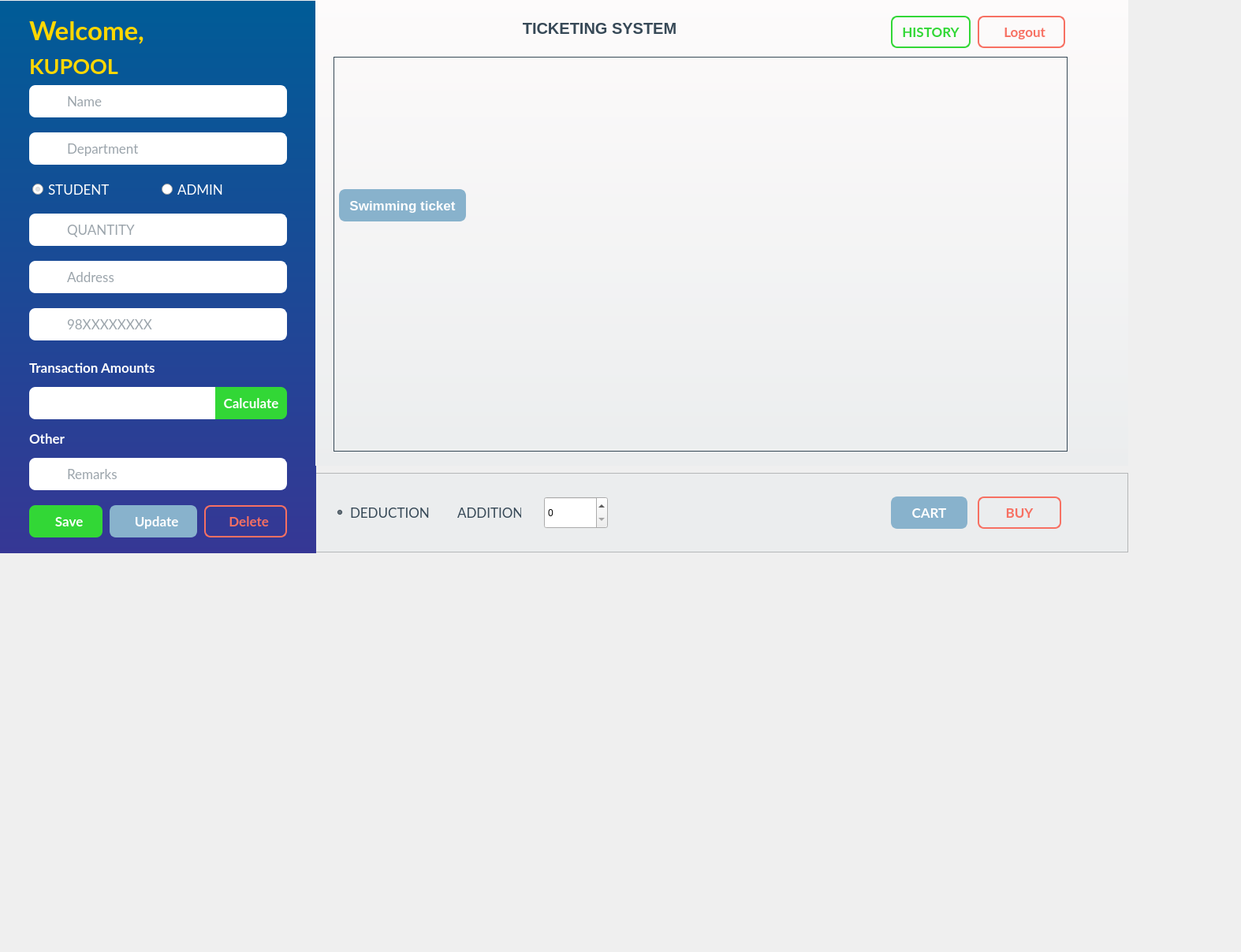
<?xml version="1.0" encoding="UTF-8"?>
<ui version="4.0">
 <class>homepage</class>
 <widget class="QDialog" name="homepage">
  <property name="geometry">
   <rect>
    <x>0</x>
    <y>0</y>
    <width>1574</width>
    <height>1208</height>
   </rect>
  </property>
  <property name="windowTitle">
   <string>Dialog</string>
  </property>
  <widget class="QFrame" name="frame_3">
   <property name="geometry">
    <rect>
     <x>400</x>
     <y>600</y>
     <width>1031</width>
     <height>101</height>
    </rect>
   </property>
   <property name="styleSheet">
    <string notr="true">#frame_3 {
	background-color: #ebedee;
}

#buyer_or_seller_drop_menu, #sort_by_drop_menu, #filter_by_drop_menu, #order_by_drop_menu, #filter_condn_drop_menu{
	border-radius: 8px;
	background-color: #fff;
	font-size: 17px;
	color: #374957;
}

/*#sort_by_drop_menu:hover, #filter_by_drop_menu:hover, #order_by_drop_menu:hover, #filter_condn_drop_menu:hover{
	border-radius: 5px;
	background-color: #E3E8F0;
}*/

#no_sort_filter_btn, #apply_filter_btn, #apply_sort_btn{
	background-color: transparent;
	color: #374957;
	font-size: 17px;
}

#view_button, #export_csv_btn{
	border-radius: 8px;
	font-weight: bold;
	font-size: 17px;
	color: #fff;
	padding: 8px;
	background-color: #32D736;
}

#view_button:hover, #export_csv_btn:hover {
	background-color: #34E038;
	background:transparent;

}

QScrollBar::handle:vertical {
        background: qlineargradient(x1:0, y1:0, x2:1, y2:0,
        stop: 0 rgb(32, 47, 130), stop: 0.5 rgb(32, 47, 130), stop:1 rgb(32, 47, 130));
        min-height: 0px;
}

QScrollBar::add-line:vertical {
       background: qlineargradient(x1:0, y1:0, x2:1, y2:0, stop: 0 rgb(32, 47, 130), stop: 0.5 rgb(32, 47, 130),  stop:1 rgb(32, 47, 130));
        height: 0px;
        subcontrol-position: bottom;
       subcontrol-origin: margin;
    }

QScrollBar::sub-line:vertical {
       background: qlineargradient(x1:0, y1:0, x2:1, y2:0, stop: 0  rgb(32, 47, 130), stop: 0.5 rgb(32, 47, 130),  stop:1 rgb(32, 47, 130));
        height: 0px;
        subcontrol-position: top;
        subcontrol-origin: margin;
    }</string>
   </property>
   <property name="frameShape">
    <enum>QFrame::StyledPanel</enum>
   </property>
   <property name="frameShadow">
    <enum>QFrame::Raised</enum>
   </property>
   <widget class="QRadioButton" name="no_sort_filter_btn">
    <property name="geometry">
     <rect>
      <x>24</x>
      <y>30</y>
      <width>121</width>
      <height>41</height>
     </rect>
    </property>
    <property name="font">
     <font>
      <family>Lato</family>
      <pointsize>-1</pointsize>
     </font>
    </property>
    <property name="toolTip">
     <string>Select me to view/export without applying any condition.</string>
    </property>
    <property name="styleSheet">
     <string notr="true"/>
    </property>
    <property name="text">
     <string>DEDUCTION</string>
    </property>
    <property name="checked">
     <bool>true</bool>
    </property>
   </widget>
   <widget class="QPushButton" name="export_csv_btn">
    <property name="geometry">
     <rect>
      <x>840</x>
      <y>30</y>
      <width>106</width>
      <height>41</height>
     </rect>
    </property>
    <property name="font">
     <font>
      <family>Lato</family>
      <pointsize>-1</pointsize>
      <bold>true</bold>
     </font>
    </property>
    <property name="cursor">
     <cursorShape>PointingHandCursor</cursorShape>
    </property>
    <property name="toolTip">
     <string>Exports records as a CSV file to the desktop.</string>
    </property>
    <property name="styleSheet">
     <string notr="true">#export_csv_btn{
	border: 2px solid #f77062;
	border-radius: 8px;
	background-color: transparent;
	color: #f77062;
}

#export_csv_btn:hover{
	background-color: #f77062;
	color: white;
}</string>
    </property>
    <property name="text">
     <string>BUY</string>
    </property>
    <property name="shortcut">
     <string>Ctrl+E</string>
    </property>
   </widget>
   <widget class="QRadioButton" name="apply_sort_btn">
    <property name="geometry">
     <rect>
      <x>160</x>
      <y>30</y>
      <width>101</width>
      <height>41</height>
     </rect>
    </property>
    <property name="font">
     <font>
      <family>Lato</family>
      <pointsize>-1</pointsize>
     </font>
    </property>
    <property name="toolTip">
     <string>Select me to view/export with sorted records.</string>
    </property>
    <property name="styleSheet">
     <string notr="true"/>
    </property>
    <property name="text">
     <string>ADDITION</string>
    </property>
   </widget>
   <widget class="QPushButton" name="view_button">
    <property name="geometry">
     <rect>
      <x>730</x>
      <y>30</y>
      <width>97</width>
      <height>41</height>
     </rect>
    </property>
    <property name="font">
     <font>
      <family>Lato</family>
      <pointsize>-1</pointsize>
      <bold>true</bold>
     </font>
    </property>
    <property name="cursor">
     <cursorShape>PointingHandCursor</cursorShape>
    </property>
    <property name="toolTip">
     <string>Displays transaction records.</string>
    </property>
    <property name="styleSheet">
     <string notr="true">
#view_button{
	border: 2px solid  #88B2CC;
	border-radius: 8px;
	background-color: #88B2CC;
	font-weight: bold;
	font-size: 17px;
	color: #fff;
	padding: 8px;
}

#view_button:hover{
	background-color: #96c4e0;
	border-color: #96c4e0;
}</string>
    </property>
    <property name="text">
     <string>CART</string>
    </property>
    <property name="shortcut">
     <string>Ctrl+V</string>
    </property>
   </widget>
   <widget class="QSpinBox" name="spinBox">
    <property name="geometry">
     <rect>
      <x>290</x>
      <y>30</y>
      <width>81</width>
      <height>41</height>
     </rect>
    </property>
   </widget>
  </widget>
  <widget class="QFrame" name="frame">
   <property name="geometry">
    <rect>
     <x>0</x>
     <y>1</y>
     <width>401</width>
     <height>701</height>
    </rect>
   </property>
   <property name="styleSheet">
    <string notr="true">#frame{
	background: qlineargradient(spread:pad, x1:0, y1:0, x2:0, y2:1, stop:0 rgb(0, 92, 151), stop:1 rgb(54, 55, 149));
	border-radius: 0;
}

#transaction_ID, #date_input, #name_input, #address_input, #phone_input, #amount1_input, #amount2_input, #amount3_input, #remarks_input{
	border-radius: 0;
	border-top-right-radius: 8px;
	border-bottom-right-radius: 8px;
	border: 1px solid #fff;
	padding:5px;
	background-color: #fff;
	font-size: 17px;
	color: #374957;
}

#transaction_ID:focus, #date_input:focus, #name_input:focus, #address_input:focus, #phone_input:focus, #amount1_input:focus, #amount2_input:focus, #amount3_input:focus, #remarks_input:focus{
	background-color: #E3E8F0;
}

#select_buyer_btn, #select_seller_btn{
	color: #fff;
	font-size: 17px;
}

#save_button, #calculate_net_amount_btn{
	border-radius: 8px;
	font-weight: bold;
	background-color: #32D736;
	font-size: 17px;
	color: #fff;
	padding: 8px;
}

#calculate_net_amount_btn{
	border-top-left-radius: none;
	border-bottom-left-radius: none;
}

#save_button:hover, #calculate_net_amount_btn:hover {
	background-color: #34E038;
}

#update_button{
	border: 2px solid  #88B2CC;
	border-radius: 8px;
	background-color: #88B2CC;
	font-weight: bold;
	font-size: 17px;
	color: #fff;
	padding: 8px;
}

#update_button:hover{
	background-color: #96c4e0;
	border-color: #96c4e0;
}

#delete_button{
	border: 2px solid #f77062;
	border-radius: 8px;
	background-color: transparent;
	font-weight: bold;
	font-size: 17px;
	color: #f77062;
	padding: 8px;
}

#delete_button:hover{
	background-color: #f77062;
	color: #fff;
}</string>
   </property>
   <property name="frameShape">
    <enum>QFrame::StyledPanel</enum>
   </property>
   <property name="frameShadow">
    <enum>QFrame::Raised</enum>
   </property>
   <widget class="QLabel" name="phone_icon">
    <property name="geometry">
     <rect>
      <x>37</x>
      <y>390</y>
      <width>41</width>
      <height>41</height>
     </rect>
    </property>
    <property name="font">
     <font>
      <family>Lato</family>
     </font>
    </property>
    <property name="styleSheet">
     <string notr="true">background-color: #fff;
border-top-left-radius: 8px;
border-bottom-left-radius: 8px;
qproperty-alignment: AlignCenter;</string>
    </property>
    <property name="text">
     <string/>
    </property>
   </widget>
   <widget class="QLabel" name="remarks_icon">
    <property name="geometry">
     <rect>
      <x>37</x>
      <y>580</y>
      <width>41</width>
      <height>41</height>
     </rect>
    </property>
    <property name="font">
     <font>
      <family>Lato</family>
     </font>
    </property>
    <property name="styleSheet">
     <string notr="true">background-color: #fff;
border-top-left-radius: 8px;
border-bottom-left-radius: 8px;
qproperty-alignment: AlignCenter;</string>
    </property>
    <property name="text">
     <string/>
    </property>
   </widget>
   <widget class="QPushButton" name="save_button">
    <property name="geometry">
     <rect>
      <x>37</x>
      <y>640</y>
      <width>93</width>
      <height>41</height>
     </rect>
    </property>
    <property name="font">
     <font>
      <family>Lato</family>
      <pointsize>-1</pointsize>
      <bold>true</bold>
     </font>
    </property>
    <property name="cursor">
     <cursorShape>PointingHandCursor</cursorShape>
    </property>
    <property name="toolTip">
     <string>Click here to save the record.</string>
    </property>
    <property name="styleSheet">
     <string notr="true"/>
    </property>
    <property name="text">
     <string>  Save</string>
    </property>
    <property name="shortcut">
     <string>Ctrl+S</string>
    </property>
   </widget>
   <widget class="QLabel" name="net_amount_icon">
    <property name="geometry">
     <rect>
      <x>37</x>
      <y>490</y>
      <width>41</width>
      <height>41</height>
     </rect>
    </property>
    <property name="font">
     <font>
      <family>Lato</family>
     </font>
    </property>
    <property name="styleSheet">
     <string notr="true">background-color: #fff;
border-top-left-radius: 8px;
border-bottom-left-radius: 8px;
qproperty-alignment: AlignCenter;</string>
    </property>
    <property name="text">
     <string/>
    </property>
   </widget>
   <widget class="QLabel" name="quantity_icon">
    <property name="geometry">
     <rect>
      <x>37</x>
      <y>270</y>
      <width>41</width>
      <height>41</height>
     </rect>
    </property>
    <property name="font">
     <font>
      <family>Lato</family>
     </font>
    </property>
    <property name="styleSheet">
     <string notr="true">background-color: #fff;
border-top-left-radius: 8px;
border-bottom-left-radius: 8px;
qproperty-alignment: AlignCenter;</string>
    </property>
    <property name="text">
     <string/>
    </property>
   </widget>
   <widget class="QLineEdit" name="amount3_input">
    <property name="geometry">
     <rect>
      <x>78</x>
      <y>490</y>
      <width>196</width>
      <height>41</height>
     </rect>
    </property>
    <property name="font">
     <font>
      <family>Lato</family>
      <pointsize>-1</pointsize>
     </font>
    </property>
    <property name="toolTip">
     <string/>
    </property>
    <property name="styleSheet">
     <string notr="true">border-radius: 0;

</string>
    </property>
    <property name="placeholderText">
     <string/>
    </property>
   </widget>
   <widget class="QLineEdit" name="remarks_input">
    <property name="geometry">
     <rect>
      <x>77</x>
      <y>580</y>
      <width>287</width>
      <height>41</height>
     </rect>
    </property>
    <property name="font">
     <font>
      <family>Lato</family>
      <pointsize>-1</pointsize>
     </font>
    </property>
    <property name="toolTip">
     <string>Enter remarks.</string>
    </property>
    <property name="styleSheet">
     <string notr="true"/>
    </property>
    <property name="text">
     <string/>
    </property>
    <property name="placeholderText">
     <string>Remarks</string>
    </property>
   </widget>
   <widget class="QLabel" name="transaction_amounts">
    <property name="geometry">
     <rect>
      <x>37</x>
      <y>450</y>
      <width>191</width>
      <height>31</height>
     </rect>
    </property>
    <property name="font">
     <font>
      <family>Lato</family>
      <pointsize>-1</pointsize>
      <bold>true</bold>
     </font>
    </property>
    <property name="styleSheet">
     <string notr="true">font-size: 17px;
font-weight: bold;
color: #fff;
background-color: transparent;</string>
    </property>
    <property name="text">
     <string>Transaction Amounts</string>
    </property>
   </widget>
   <widget class="QLabel" name="username_display">
    <property name="geometry">
     <rect>
      <x>177</x>
      <y>17</y>
      <width>211</width>
      <height>41</height>
     </rect>
    </property>
    <property name="font">
     <font>
      <family>Lato</family>
      <pointsize>-1</pointsize>
      <bold>true</bold>
     </font>
    </property>
    <property name="styleSheet">
     <string notr="true">font-size: 30px;
font-weight: bold;
padding: 5px 5px 5px 0;
color: #fff;
background-color: transparent;</string>
    </property>
    <property name="text">
     <string/>
    </property>
   </widget>
   <widget class="QLineEdit" name="transaction_ID">
    <property name="geometry">
     <rect>
      <x>77</x>
      <y>107</y>
      <width>287</width>
      <height>41</height>
     </rect>
    </property>
    <property name="font">
     <font>
      <family>Lato</family>
      <pointsize>-1</pointsize>
     </font>
    </property>
    <property name="toolTip">
     <string>Transaction ID must be a positive integer.</string>
    </property>
    <property name="styleSheet">
     <string notr="true"/>
    </property>
    <property name="text">
     <string/>
    </property>
    <property name="placeholderText">
     <string>Name</string>
    </property>
   </widget>
   <widget class="QLabel" name="name_icon_2">
    <property name="geometry">
     <rect>
      <x>37</x>
      <y>107</y>
      <width>41</width>
      <height>41</height>
     </rect>
    </property>
    <property name="font">
     <font>
      <family>Lato</family>
     </font>
    </property>
    <property name="styleSheet">
     <string notr="true">background-color: #fff;
border-top-left-radius: 8px;
border-bottom-left-radius: 8px;
qproperty-alignment: AlignCenter;</string>
    </property>
    <property name="text">
     <string/>
    </property>
   </widget>
   <widget class="QLineEdit" name="phone_input">
    <property name="geometry">
     <rect>
      <x>77</x>
      <y>390</y>
      <width>287</width>
      <height>41</height>
     </rect>
    </property>
    <property name="font">
     <font>
      <family>Lato</family>
      <pointsize>-1</pointsize>
     </font>
    </property>
    <property name="toolTip">
     <string>Phone number of buyer/seller.</string>
    </property>
    <property name="styleSheet">
     <string notr="true"/>
    </property>
    <property name="placeholderText">
     <string>98XXXXXXXX</string>
    </property>
   </widget>
   <widget class="QLineEdit" name="date_input">
    <property name="geometry">
     <rect>
      <x>77</x>
      <y>167</y>
      <width>287</width>
      <height>41</height>
     </rect>
    </property>
    <property name="font">
     <font>
      <family>Lato</family>
      <pointsize>-1</pointsize>
     </font>
    </property>
    <property name="toolTip">
     <string>Date of transaction.</string>
    </property>
    <property name="styleSheet">
     <string notr="true"/>
    </property>
    <property name="text">
     <string/>
    </property>
    <property name="placeholderText">
     <string>Department</string>
    </property>
   </widget>
   <widget class="QPushButton" name="calculate_net_amount_btn">
    <property name="geometry">
     <rect>
      <x>273</x>
      <y>490</y>
      <width>91</width>
      <height>41</height>
     </rect>
    </property>
    <property name="font">
     <font>
      <family>Lato</family>
      <pointsize>-1</pointsize>
      <bold>true</bold>
     </font>
    </property>
    <property name="cursor">
     <cursorShape>PointingHandCursor</cursorShape>
    </property>
    <property name="toolTip">
     <string>Click here to calculate net amount.</string>
    </property>
    <property name="styleSheet">
     <string notr="true"/>
    </property>
    <property name="text">
     <string>Calculate</string>
    </property>
   </widget>
   <widget class="QPushButton" name="delete_button">
    <property name="geometry">
     <rect>
      <x>259</x>
      <y>640</y>
      <width>105</width>
      <height>41</height>
     </rect>
    </property>
    <property name="font">
     <font>
      <family>Lato</family>
      <pointsize>-1</pointsize>
      <bold>true</bold>
     </font>
    </property>
    <property name="cursor">
     <cursorShape>PointingHandCursor</cursorShape>
    </property>
    <property name="toolTip">
     <string>Click here to delete the record.</string>
    </property>
    <property name="styleSheet">
     <string notr="true"/>
    </property>
    <property name="text">
     <string>  Delete</string>
    </property>
    <property name="shortcut">
     <string>Ctrl+D</string>
    </property>
   </widget>
   <widget class="QLabel" name="address_icon">
    <property name="geometry">
     <rect>
      <x>37</x>
      <y>330</y>
      <width>41</width>
      <height>41</height>
     </rect>
    </property>
    <property name="font">
     <font>
      <family>Lato</family>
     </font>
    </property>
    <property name="styleSheet">
     <string notr="true">background-color: #fff;
border-top-left-radius: 8px;
border-bottom-left-radius: 8px;
qproperty-alignment: AlignCenter;</string>
    </property>
    <property name="text">
     <string/>
    </property>
   </widget>
   <widget class="QLabel" name="general_info">
    <property name="geometry">
     <rect>
      <x>37</x>
      <y>67</y>
      <width>191</width>
      <height>31</height>
     </rect>
    </property>
    <property name="font">
     <font>
      <family>Lato</family>
      <pointsize>-1</pointsize>
      <bold>true</bold>
     </font>
    </property>
    <property name="styleSheet">
     <string notr="true">font-size: 27px;
font-weight: bold;
color: GOLD;
background-color: transparent;</string>
    </property>
    <property name="text">
     <string>KUPOOL</string>
    </property>
   </widget>
   <widget class="QLineEdit" name="address_input">
    <property name="geometry">
     <rect>
      <x>77</x>
      <y>330</y>
      <width>287</width>
      <height>41</height>
     </rect>
    </property>
    <property name="font">
     <font>
      <family>Lato</family>
      <pointsize>-1</pointsize>
     </font>
    </property>
    <property name="toolTip">
     <string>Address of buyer/seller.</string>
    </property>
    <property name="styleSheet">
     <string notr="true"/>
    </property>
    <property name="placeholderText">
     <string>Address</string>
    </property>
   </widget>
   <widget class="QLineEdit" name="name_input">
    <property name="geometry">
     <rect>
      <x>77</x>
      <y>270</y>
      <width>287</width>
      <height>41</height>
     </rect>
    </property>
    <property name="font">
     <font>
      <family>Lato</family>
      <pointsize>-1</pointsize>
     </font>
    </property>
    <property name="toolTip">
     <string>Name of buyer/seller.</string>
    </property>
    <property name="styleSheet">
     <string notr="true"/>
    </property>
    <property name="text">
     <string/>
    </property>
    <property name="placeholderText">
     <string>QUANTITY</string>
    </property>
   </widget>
   <widget class="QLabel" name="other">
    <property name="geometry">
     <rect>
      <x>37</x>
      <y>540</y>
      <width>191</width>
      <height>31</height>
     </rect>
    </property>
    <property name="font">
     <font>
      <family>Lato</family>
      <pointsize>-1</pointsize>
      <bold>true</bold>
     </font>
    </property>
    <property name="styleSheet">
     <string notr="true">font-size: 17px;
font-weight: bold;
color: #fff;
background-color: transparent;</string>
    </property>
    <property name="text">
     <string>Other</string>
    </property>
   </widget>
   <widget class="QLabel" name="department_icon">
    <property name="geometry">
     <rect>
      <x>37</x>
      <y>167</y>
      <width>41</width>
      <height>41</height>
     </rect>
    </property>
    <property name="font">
     <font>
      <family>Lato</family>
     </font>
    </property>
    <property name="styleSheet">
     <string notr="true">background-color: #fff;
border-top-left-radius: 8px;
border-bottom-left-radius: 8px;
qproperty-alignment: AlignCenter;</string>
    </property>
    <property name="text">
     <string/>
    </property>
   </widget>
   <widget class="QLabel" name="welcome_message">
    <property name="geometry">
     <rect>
      <x>37</x>
      <y>17</y>
      <width>151</width>
      <height>41</height>
     </rect>
    </property>
    <property name="font">
     <font>
      <family>Lato</family>
      <pointsize>-1</pointsize>
      <bold>true</bold>
     </font>
    </property>
    <property name="styleSheet">
     <string notr="true">font-size: 33px;
font-weight: BOLD;
color: GOLD;

background-color: transparent;</string>
    </property>
    <property name="text">
     <string>Welcome,</string>
    </property>
   </widget>
   <widget class="QPushButton" name="update_button">
    <property name="geometry">
     <rect>
      <x>139</x>
      <y>640</y>
      <width>111</width>
      <height>41</height>
     </rect>
    </property>
    <property name="font">
     <font>
      <family>Lato</family>
      <pointsize>-1</pointsize>
      <bold>true</bold>
     </font>
    </property>
    <property name="cursor">
     <cursorShape>PointingHandCursor</cursorShape>
    </property>
    <property name="toolTip">
     <string>Click here to update the record.</string>
    </property>
    <property name="styleSheet">
     <string notr="true"/>
    </property>
    <property name="text">
     <string>  Update</string>
    </property>
    <property name="shortcut">
     <string>Ctrl+U</string>
    </property>
   </widget>
   <widget class="QWidget" name="layoutWidget">
    <property name="geometry">
     <rect>
      <x>41</x>
      <y>225</y>
      <width>321</width>
      <height>29</height>
     </rect>
    </property>
    <layout class="QHBoxLayout" name="buyer_or_seller_group">
     <item>
      <widget class="QRadioButton" name="select_buyer_btn">
       <property name="font">
        <font>
         <family>Lato</family>
         <pointsize>-1</pointsize>
        </font>
       </property>
       <property name="toolTip">
        <string>Select me if you are dealing with a buyer.</string>
       </property>
       <property name="styleSheet">
        <string notr="true"/>
       </property>
       <property name="text">
        <string>STUDENT</string>
       </property>
       <property name="checked">
        <bool>true</bool>
       </property>
      </widget>
     </item>
     <item>
      <widget class="QRadioButton" name="select_seller_btn">
       <property name="font">
        <font>
         <family>Lato</family>
         <pointsize>-1</pointsize>
        </font>
       </property>
       <property name="toolTip">
        <string>Select me if you are dealing with a seller.</string>
       </property>
       <property name="styleSheet">
        <string notr="true"/>
       </property>
       <property name="text">
        <string>ADMIN</string>
       </property>
       <property name="checked">
        <bool>false</bool>
       </property>
      </widget>
     </item>
    </layout>
   </widget>
   <widget class="QLabel" name="pool">
    <property name="geometry">
     <rect>
      <x>200</x>
      <y>10</y>
      <width>90</width>
      <height>90</height>
     </rect>
    </property>
    <property name="text">
     <string/>
    </property>
   </widget>
   <widget class="QLabel" name="log_main">
    <property name="geometry">
     <rect>
      <x>300</x>
      <y>10</y>
      <width>90</width>
      <height>90</height>
     </rect>
    </property>
    <property name="text">
     <string/>
    </property>
   </widget>
  </widget>
  <widget class="QFrame" name="frame_2">
   <property name="geometry">
    <rect>
     <x>400</x>
     <y>0</y>
     <width>1031</width>
     <height>591</height>
    </rect>
   </property>
   <property name="styleSheet">
    <string notr="true">#frame_2{
	background-color: #E8EEF1;
	border-radius: 0;
	background: qlineargradient(spread:pad, x1:0, y1:0, x2:0, y2:1, stop:0#fdfbfb, stop:1 #ebedee);
}

#transaction_details{
	font-size: 20px;
	font-weight: bold;
	color: #374957;
	background-color: transparent;
}

#show_graph_btn, #signout_button{
	border-radius: 8px;
	font-weight: bold;
	font-size: 17px;
	padding: 8px;
	background-color: #32D736;
}

#show_graph_btn{
	border: 2px solid #32D736;
	border-radius: 8px;
	
	background-color: transparent;
	color: #32D736
}

#show_graph_btn:hover{
	background-color: #f77062;
	color: #fff;
}

#signout_button{
	border: 2px solid #f77062;
	border-radius: 8px;
	background-color: transparent;
	color: #f77062;
}

#signout_button:hover{
	background-color: #f77062;
	color: #fff;
}

#show_graph_btn:hover, #export_csv_btn:hover {
	background-color: #34E038;
}

#display_area{
	background-color: transparent;
	border: 1px solid #374957;
	color: #374957;
}</string>
   </property>
   <property name="frameShape">
    <enum>QFrame::StyledPanel</enum>
   </property>
   <property name="frameShadow">
    <enum>QFrame::Raised</enum>
   </property>
   <widget class="QLabel" name="transaction_details">
    <property name="geometry">
     <rect>
      <x>-120</x>
      <y>20</y>
      <width>961</width>
      <height>31</height>
     </rect>
    </property>
    <property name="font">
     <font>
      <family>Segoe UI</family>
      <pointsize>-1</pointsize>
      <bold>true</bold>
     </font>
    </property>
    <property name="styleSheet">
     <string notr="true">QLabel{
	font size: 50px;
}</string>
    </property>
    <property name="text">
     <string>TICKETING SYSTEM</string>
    </property>
    <property name="alignment">
     <set>Qt::AlignCenter</set>
    </property>
   </widget>
   <widget class="QTableView" name="display_area">
    <property name="geometry">
     <rect>
      <x>23</x>
      <y>72</y>
      <width>931</width>
      <height>501</height>
     </rect>
    </property>
    <property name="font">
     <font>
      <family>Lato</family>
     </font>
    </property>
    <property name="toolTip">
     <string>You can purchase Coupons from here!</string>
    </property>
    <property name="styleSheet">
     <string notr="true"/>
    </property>
   </widget>
   <widget class="QPushButton" name="signout_button">
    <property name="geometry">
     <rect>
      <x>840</x>
      <y>20</y>
      <width>111</width>
      <height>41</height>
     </rect>
    </property>
    <property name="font">
     <font>
      <family>Lato</family>
      <pointsize>-1</pointsize>
      <bold>true</bold>
     </font>
    </property>
    <property name="cursor">
     <cursorShape>PointingHandCursor</cursorShape>
    </property>
    <property name="toolTip">
     <string>Click here to logout from the system.</string>
    </property>
    <property name="styleSheet">
     <string notr="true"/>
    </property>
    <property name="text">
     <string>  Logout</string>
    </property>
    <property name="shortcut">
     <string>Ctrl+Alt+L</string>
    </property>
   </widget>
   <widget class="QPushButton" name="show_graph_btn">
    <property name="geometry">
     <rect>
      <x>730</x>
      <y>20</y>
      <width>101</width>
      <height>41</height>
     </rect>
    </property>
    <property name="font">
     <font>
      <family>Lato</family>
      <pointsize>-1</pointsize>
      <bold>true</bold>
     </font>
    </property>
    <property name="cursor">
     <cursorShape>PointingHandCursor</cursorShape>
    </property>
    <property name="toolTip">
     <string>Click here to have a quick look with graphs.</string>
    </property>
    <property name="styleSheet">
     <string notr="true"/>
    </property>
    <property name="text">
     <string>HISTORY</string>
    </property>
    <property name="shortcut">
     <string>Ctrl+G</string>
    </property>
   </widget>
   <widget class="QPushButton" name="swimming">
    <property name="geometry">
     <rect>
      <x>30</x>
      <y>240</y>
      <width>161</width>
      <height>41</height>
     </rect>
    </property>
    <property name="styleSheet">
     <string notr="true">
#swimming{
	border: 2px solid  #88B2CC;
	border-radius: 8px;
	background-color: #88B2CC;
	font-weight: bold;
	font-size: 17px;
	color: #fff;
	padding: 8px;
}

#swimming:hover{
	background-color: #96c4e0;
	border-color: #96c4e0;
}</string>
    </property>
    <property name="text">
     <string>Swimming ticket</string>
    </property>
   </widget>
   <widget class="QLabel" name="swimming_icon">
    <property name="geometry">
     <rect>
      <x>40</x>
      <y>90</y>
      <width>141</width>
      <height>141</height>
     </rect>
    </property>
    <property name="text">
     <string/>
    </property>
   </widget>
   <widget class="QLabel" name="label">
    <property name="geometry">
     <rect>
      <x>840</x>
      <y>30</y>
      <width>29</width>
      <height>29</height>
     </rect>
    </property>
    <property name="text">
     <string/>
    </property>
   </widget>
  </widget>
 </widget>
 <resources/>
 <connections>
  <connection>
   <sender>signout_button</sender>
   <signal>clicked()</signal>
   <receiver>homepage</receiver>
   <slot>close()</slot>
   <hints>
    <hint type="sourcelabel">
     <x>1316</x>
     <y>38</y>
    </hint>
    <hint type="destinationlabel">
     <x>1601</x>
     <y>75</y>
    </hint>
   </hints>
  </connection>
  <connection>
   <sender>swimming</sender>
   <signal>clicked()</signal>
   <receiver>spinBox</receiver>
   <slot>stepUp()</slot>
   <hints>
    <hint type="sourcelabel">
     <x>550</x>
     <y>257</y>
    </hint>
    <hint type="destinationlabel">
     <x>727</x>
     <y>642</y>
    </hint>
   </hints>
  </connection>
 </connections>
</ui>
